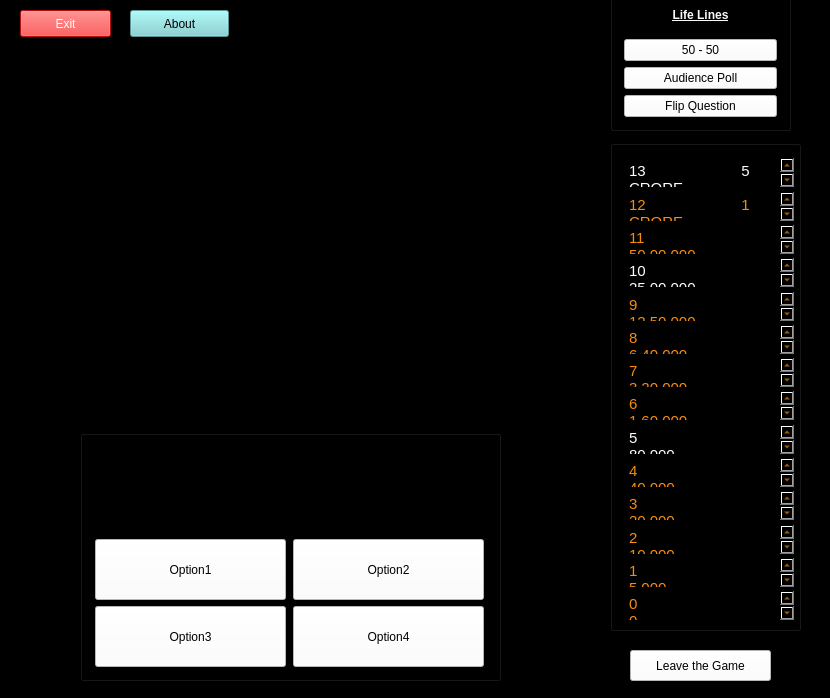
<?xml version="1.0" encoding="UTF-8"?>
<ui version="4.0">
 <class>kbc</class>
 <widget class="QMainWindow" name="kbc">
  <property name="geometry">
   <rect>
    <x>0</x>
    <y>0</y>
    <width>830</width>
    <height>698</height>
   </rect>
  </property>
  <property name="minimumSize">
   <size>
    <width>830</width>
    <height>698</height>
   </size>
  </property>
  <property name="maximumSize">
   <size>
    <width>830</width>
    <height>698</height>
   </size>
  </property>
  <property name="windowTitle">
   <string>KBC</string>
  </property>
  <property name="styleSheet">
   <string notr="true">background-color:black;</string>
  </property>
  <widget class="QWidget" name="centralWidget">
   <widget class="QGraphicsView" name="KBClogo">
    <property name="geometry">
     <rect>
      <x>90</x>
      <y>70</y>
      <width>391</width>
      <height>301</height>
     </rect>
    </property>
    <property name="styleSheet">
     <string notr="true">border-image:url(:/resource/resource/KBCSony.png) 100% 100% round;</string>
    </property>
   </widget>
   <widget class="QGroupBox" name="pointstablegroup">
    <property name="geometry">
     <rect>
      <x>610</x>
      <y>140</y>
      <width>191</width>
      <height>491</height>
     </rect>
    </property>
    <property name="minimumSize">
     <size>
      <width>191</width>
      <height>491</height>
     </size>
    </property>
    <property name="maximumSize">
     <size>
      <width>191</width>
      <height>491</height>
     </size>
    </property>
    <property name="styleSheet">
     <string notr="true">color:#f78d10;
background-color:#000000;
border-image:url(:/resource/resource/box.png);</string>
    </property>
    <layout class="QVBoxLayout" name="verticalLayout">
     <item>
      <widget class="QTextBrowser" name="tb13">
       <property name="minimumSize">
        <size>
         <width>171</width>
         <height>31</height>
        </size>
       </property>
       <property name="maximumSize">
        <size>
         <width>171</width>
         <height>31</height>
        </size>
       </property>
       <property name="html">
        <string>&lt;!DOCTYPE HTML PUBLIC &quot;-//W3C//DTD HTML 4.0//EN&quot; &quot;http://www.w3.org/TR/REC-html40/strict.dtd&quot;&gt;
&lt;html&gt;&lt;head&gt;&lt;meta name=&quot;qrichtext&quot; content=&quot;1&quot; /&gt;&lt;style type=&quot;text/css&quot;&gt;
p, li { white-space: pre-wrap; }
&lt;/style&gt;&lt;/head&gt;&lt;body style=&quot; font-family:'MS Shell Dlg 2'; font-size:8.25pt; font-weight:400; font-style:normal;&quot;&gt;
&lt;p style=&quot; margin-top:0px; margin-bottom:0px; margin-left:0px; margin-right:0px; -qt-block-indent:0; text-indent:0px;&quot;&gt;&lt;span style=&quot; font-family:'Ubuntu'; font-size:11pt; color:#ffffff;&quot;&gt;13                       5 CRORE&lt;/span&gt;&lt;/p&gt;&lt;/body&gt;&lt;/html&gt;</string>
       </property>
      </widget>
     </item>
     <item>
      <widget class="QTextBrowser" name="tb12">
       <property name="minimumSize">
        <size>
         <width>171</width>
         <height>31</height>
        </size>
       </property>
       <property name="maximumSize">
        <size>
         <width>171</width>
         <height>31</height>
        </size>
       </property>
       <property name="html">
        <string>&lt;!DOCTYPE HTML PUBLIC &quot;-//W3C//DTD HTML 4.0//EN&quot; &quot;http://www.w3.org/TR/REC-html40/strict.dtd&quot;&gt;
&lt;html&gt;&lt;head&gt;&lt;meta name=&quot;qrichtext&quot; content=&quot;1&quot; /&gt;&lt;style type=&quot;text/css&quot;&gt;
p, li { white-space: pre-wrap; }
&lt;/style&gt;&lt;/head&gt;&lt;body style=&quot; font-family:'MS Shell Dlg 2'; font-size:8.25pt; font-weight:400; font-style:normal;&quot;&gt;
&lt;p style=&quot; margin-top:0px; margin-bottom:0px; margin-left:0px; margin-right:0px; -qt-block-indent:0; text-indent:0px;&quot;&gt;&lt;span style=&quot; font-family:'Ubuntu'; font-size:11pt;&quot;&gt;12                       1 CRORE&lt;/span&gt;&lt;/p&gt;&lt;/body&gt;&lt;/html&gt;</string>
       </property>
      </widget>
     </item>
     <item>
      <widget class="QTextBrowser" name="tb11">
       <property name="minimumSize">
        <size>
         <width>171</width>
         <height>31</height>
        </size>
       </property>
       <property name="maximumSize">
        <size>
         <width>171</width>
         <height>31</height>
        </size>
       </property>
       <property name="html">
        <string>&lt;!DOCTYPE HTML PUBLIC &quot;-//W3C//DTD HTML 4.0//EN&quot; &quot;http://www.w3.org/TR/REC-html40/strict.dtd&quot;&gt;
&lt;html&gt;&lt;head&gt;&lt;meta name=&quot;qrichtext&quot; content=&quot;1&quot; /&gt;&lt;style type=&quot;text/css&quot;&gt;
p, li { white-space: pre-wrap; }
&lt;/style&gt;&lt;/head&gt;&lt;body style=&quot; font-family:'MS Shell Dlg 2'; font-size:8.25pt; font-weight:400; font-style:normal;&quot;&gt;
&lt;p style=&quot; margin-top:0px; margin-bottom:0px; margin-left:0px; margin-right:0px; -qt-block-indent:0; text-indent:0px;&quot;&gt;&lt;span style=&quot; font-family:'Ubuntu'; font-size:11pt;&quot;&gt;11                     50,00,000&lt;/span&gt;&lt;/p&gt;&lt;/body&gt;&lt;/html&gt;</string>
       </property>
      </widget>
     </item>
     <item>
      <widget class="QTextBrowser" name="tb10">
       <property name="minimumSize">
        <size>
         <width>171</width>
         <height>31</height>
        </size>
       </property>
       <property name="maximumSize">
        <size>
         <width>171</width>
         <height>31</height>
        </size>
       </property>
       <property name="html">
        <string>&lt;!DOCTYPE HTML PUBLIC &quot;-//W3C//DTD HTML 4.0//EN&quot; &quot;http://www.w3.org/TR/REC-html40/strict.dtd&quot;&gt;
&lt;html&gt;&lt;head&gt;&lt;meta name=&quot;qrichtext&quot; content=&quot;1&quot; /&gt;&lt;style type=&quot;text/css&quot;&gt;
p, li { white-space: pre-wrap; }
&lt;/style&gt;&lt;/head&gt;&lt;body style=&quot; font-family:'MS Shell Dlg 2'; font-size:8.25pt; font-weight:400; font-style:normal;&quot;&gt;
&lt;p style=&quot; margin-top:0px; margin-bottom:0px; margin-left:0px; margin-right:0px; -qt-block-indent:0; text-indent:0px;&quot;&gt;&lt;span style=&quot; font-family:'Ubuntu'; font-size:11pt; color:#ffffff;&quot;&gt;10                     25,00,000&lt;/span&gt;&lt;/p&gt;&lt;/body&gt;&lt;/html&gt;</string>
       </property>
      </widget>
     </item>
     <item>
      <widget class="QTextBrowser" name="tb9">
       <property name="minimumSize">
        <size>
         <width>171</width>
         <height>31</height>
        </size>
       </property>
       <property name="maximumSize">
        <size>
         <width>171</width>
         <height>31</height>
        </size>
       </property>
       <property name="html">
        <string>&lt;!DOCTYPE HTML PUBLIC &quot;-//W3C//DTD HTML 4.0//EN&quot; &quot;http://www.w3.org/TR/REC-html40/strict.dtd&quot;&gt;
&lt;html&gt;&lt;head&gt;&lt;meta name=&quot;qrichtext&quot; content=&quot;1&quot; /&gt;&lt;style type=&quot;text/css&quot;&gt;
p, li { white-space: pre-wrap; }
&lt;/style&gt;&lt;/head&gt;&lt;body style=&quot; font-family:'MS Shell Dlg 2'; font-size:8.25pt; font-weight:400; font-style:normal;&quot;&gt;
&lt;p style=&quot; margin-top:0px; margin-bottom:0px; margin-left:0px; margin-right:0px; -qt-block-indent:0; text-indent:0px;&quot;&gt;&lt;span style=&quot; font-family:'Ubuntu'; font-size:11pt;&quot;&gt;9                        12,50,000&lt;/span&gt;&lt;/p&gt;&lt;/body&gt;&lt;/html&gt;</string>
       </property>
      </widget>
     </item>
     <item>
      <widget class="QTextBrowser" name="tb8">
       <property name="minimumSize">
        <size>
         <width>171</width>
         <height>31</height>
        </size>
       </property>
       <property name="maximumSize">
        <size>
         <width>171</width>
         <height>31</height>
        </size>
       </property>
       <property name="html">
        <string>&lt;!DOCTYPE HTML PUBLIC &quot;-//W3C//DTD HTML 4.0//EN&quot; &quot;http://www.w3.org/TR/REC-html40/strict.dtd&quot;&gt;
&lt;html&gt;&lt;head&gt;&lt;meta name=&quot;qrichtext&quot; content=&quot;1&quot; /&gt;&lt;style type=&quot;text/css&quot;&gt;
p, li { white-space: pre-wrap; }
&lt;/style&gt;&lt;/head&gt;&lt;body style=&quot; font-family:'MS Shell Dlg 2'; font-size:8.25pt; font-weight:400; font-style:normal;&quot;&gt;
&lt;p style=&quot; margin-top:0px; margin-bottom:0px; margin-left:0px; margin-right:0px; -qt-block-indent:0; text-indent:0px;&quot;&gt;&lt;span style=&quot; font-family:'Ubuntu'; font-size:11pt;&quot;&gt;8                          6,40,000&lt;/span&gt;&lt;/p&gt;&lt;/body&gt;&lt;/html&gt;</string>
       </property>
      </widget>
     </item>
     <item>
      <widget class="QTextBrowser" name="tb7">
       <property name="minimumSize">
        <size>
         <width>171</width>
         <height>31</height>
        </size>
       </property>
       <property name="maximumSize">
        <size>
         <width>171</width>
         <height>31</height>
        </size>
       </property>
       <property name="html">
        <string>&lt;!DOCTYPE HTML PUBLIC &quot;-//W3C//DTD HTML 4.0//EN&quot; &quot;http://www.w3.org/TR/REC-html40/strict.dtd&quot;&gt;
&lt;html&gt;&lt;head&gt;&lt;meta name=&quot;qrichtext&quot; content=&quot;1&quot; /&gt;&lt;style type=&quot;text/css&quot;&gt;
p, li { white-space: pre-wrap; }
&lt;/style&gt;&lt;/head&gt;&lt;body style=&quot; font-family:'MS Shell Dlg 2'; font-size:8.25pt; font-weight:400; font-style:normal;&quot;&gt;
&lt;p style=&quot; margin-top:0px; margin-bottom:0px; margin-left:0px; margin-right:0px; -qt-block-indent:0; text-indent:0px;&quot;&gt;&lt;span style=&quot; font-family:'Ubuntu'; font-size:11pt;&quot;&gt;7                          3,20,000&lt;/span&gt;&lt;/p&gt;&lt;/body&gt;&lt;/html&gt;</string>
       </property>
      </widget>
     </item>
     <item>
      <widget class="QTextBrowser" name="tb6">
       <property name="minimumSize">
        <size>
         <width>171</width>
         <height>31</height>
        </size>
       </property>
       <property name="maximumSize">
        <size>
         <width>171</width>
         <height>31</height>
        </size>
       </property>
       <property name="html">
        <string>&lt;!DOCTYPE HTML PUBLIC &quot;-//W3C//DTD HTML 4.0//EN&quot; &quot;http://www.w3.org/TR/REC-html40/strict.dtd&quot;&gt;
&lt;html&gt;&lt;head&gt;&lt;meta name=&quot;qrichtext&quot; content=&quot;1&quot; /&gt;&lt;style type=&quot;text/css&quot;&gt;
p, li { white-space: pre-wrap; }
&lt;/style&gt;&lt;/head&gt;&lt;body style=&quot; font-family:'MS Shell Dlg 2'; font-size:8.25pt; font-weight:400; font-style:normal;&quot;&gt;
&lt;p style=&quot; margin-top:0px; margin-bottom:0px; margin-left:0px; margin-right:0px; -qt-block-indent:0; text-indent:0px;&quot;&gt;&lt;span style=&quot; font-family:'Ubuntu'; font-size:11pt;&quot;&gt;6                          1,60,000&lt;/span&gt;&lt;/p&gt;&lt;/body&gt;&lt;/html&gt;</string>
       </property>
      </widget>
     </item>
     <item>
      <widget class="QTextBrowser" name="tb5">
       <property name="minimumSize">
        <size>
         <width>171</width>
         <height>31</height>
        </size>
       </property>
       <property name="maximumSize">
        <size>
         <width>171</width>
         <height>31</height>
        </size>
       </property>
       <property name="html">
        <string>&lt;!DOCTYPE HTML PUBLIC &quot;-//W3C//DTD HTML 4.0//EN&quot; &quot;http://www.w3.org/TR/REC-html40/strict.dtd&quot;&gt;
&lt;html&gt;&lt;head&gt;&lt;meta name=&quot;qrichtext&quot; content=&quot;1&quot; /&gt;&lt;style type=&quot;text/css&quot;&gt;
p, li { white-space: pre-wrap; }
&lt;/style&gt;&lt;/head&gt;&lt;body style=&quot; font-family:'MS Shell Dlg 2'; font-size:8.25pt; font-weight:400; font-style:normal;&quot;&gt;
&lt;p style=&quot; margin-top:0px; margin-bottom:0px; margin-left:0px; margin-right:0px; -qt-block-indent:0; text-indent:0px;&quot;&gt;&lt;span style=&quot; font-family:'Ubuntu'; font-size:11pt; color:#ffffff;&quot;&gt;5                             80,000&lt;/span&gt;&lt;/p&gt;&lt;/body&gt;&lt;/html&gt;</string>
       </property>
      </widget>
     </item>
     <item>
      <widget class="QTextBrowser" name="tb4">
       <property name="minimumSize">
        <size>
         <width>171</width>
         <height>31</height>
        </size>
       </property>
       <property name="maximumSize">
        <size>
         <width>171</width>
         <height>31</height>
        </size>
       </property>
       <property name="html">
        <string>&lt;!DOCTYPE HTML PUBLIC &quot;-//W3C//DTD HTML 4.0//EN&quot; &quot;http://www.w3.org/TR/REC-html40/strict.dtd&quot;&gt;
&lt;html&gt;&lt;head&gt;&lt;meta name=&quot;qrichtext&quot; content=&quot;1&quot; /&gt;&lt;style type=&quot;text/css&quot;&gt;
p, li { white-space: pre-wrap; }
&lt;/style&gt;&lt;/head&gt;&lt;body style=&quot; font-family:'MS Shell Dlg 2'; font-size:8.25pt; font-weight:400; font-style:normal;&quot;&gt;
&lt;p style=&quot; margin-top:0px; margin-bottom:0px; margin-left:0px; margin-right:0px; -qt-block-indent:0; text-indent:0px;&quot;&gt;&lt;span style=&quot; font-family:'Ubuntu'; font-size:11pt;&quot;&gt;4                             40,000&lt;/span&gt;&lt;/p&gt;&lt;/body&gt;&lt;/html&gt;</string>
       </property>
      </widget>
     </item>
     <item>
      <widget class="QTextBrowser" name="tb3">
       <property name="minimumSize">
        <size>
         <width>171</width>
         <height>31</height>
        </size>
       </property>
       <property name="maximumSize">
        <size>
         <width>171</width>
         <height>31</height>
        </size>
       </property>
       <property name="html">
        <string>&lt;!DOCTYPE HTML PUBLIC &quot;-//W3C//DTD HTML 4.0//EN&quot; &quot;http://www.w3.org/TR/REC-html40/strict.dtd&quot;&gt;
&lt;html&gt;&lt;head&gt;&lt;meta name=&quot;qrichtext&quot; content=&quot;1&quot; /&gt;&lt;style type=&quot;text/css&quot;&gt;
p, li { white-space: pre-wrap; }
&lt;/style&gt;&lt;/head&gt;&lt;body style=&quot; font-family:'MS Shell Dlg 2'; font-size:8.25pt; font-weight:400; font-style:normal;&quot;&gt;
&lt;p style=&quot; margin-top:0px; margin-bottom:0px; margin-left:0px; margin-right:0px; -qt-block-indent:0; text-indent:0px;&quot;&gt;&lt;span style=&quot; font-family:'Ubuntu'; font-size:11pt;&quot;&gt;3                             20,000&lt;/span&gt;&lt;/p&gt;&lt;/body&gt;&lt;/html&gt;</string>
       </property>
      </widget>
     </item>
     <item>
      <widget class="QTextBrowser" name="tb2">
       <property name="minimumSize">
        <size>
         <width>171</width>
         <height>31</height>
        </size>
       </property>
       <property name="maximumSize">
        <size>
         <width>171</width>
         <height>31</height>
        </size>
       </property>
       <property name="styleSheet">
        <string notr="true">border-color:#ffffff</string>
       </property>
       <property name="html">
        <string>&lt;!DOCTYPE HTML PUBLIC &quot;-//W3C//DTD HTML 4.0//EN&quot; &quot;http://www.w3.org/TR/REC-html40/strict.dtd&quot;&gt;
&lt;html&gt;&lt;head&gt;&lt;meta name=&quot;qrichtext&quot; content=&quot;1&quot; /&gt;&lt;style type=&quot;text/css&quot;&gt;
p, li { white-space: pre-wrap; }
&lt;/style&gt;&lt;/head&gt;&lt;body style=&quot; font-family:'MS Shell Dlg 2'; font-size:8.25pt; font-weight:400; font-style:normal;&quot;&gt;
&lt;p style=&quot; margin-top:0px; margin-bottom:0px; margin-left:0px; margin-right:0px; -qt-block-indent:0; text-indent:0px;&quot;&gt;&lt;span style=&quot; font-family:'Ubuntu'; font-size:11pt;&quot;&gt;2                             10,000&lt;/span&gt;&lt;/p&gt;&lt;/body&gt;&lt;/html&gt;</string>
       </property>
      </widget>
     </item>
     <item>
      <widget class="QTextBrowser" name="tb1">
       <property name="minimumSize">
        <size>
         <width>171</width>
         <height>31</height>
        </size>
       </property>
       <property name="maximumSize">
        <size>
         <width>171</width>
         <height>31</height>
        </size>
       </property>
       <property name="styleSheet">
        <string notr="true"/>
       </property>
       <property name="html">
        <string>&lt;!DOCTYPE HTML PUBLIC &quot;-//W3C//DTD HTML 4.0//EN&quot; &quot;http://www.w3.org/TR/REC-html40/strict.dtd&quot;&gt;
&lt;html&gt;&lt;head&gt;&lt;meta name=&quot;qrichtext&quot; content=&quot;1&quot; /&gt;&lt;style type=&quot;text/css&quot;&gt;
p, li { white-space: pre-wrap; }
&lt;/style&gt;&lt;/head&gt;&lt;body style=&quot; font-family:'MS Shell Dlg 2'; font-size:8.25pt; font-weight:400; font-style:normal;&quot;&gt;
&lt;p style=&quot; margin-top:0px; margin-bottom:0px; margin-left:0px; margin-right:0px; -qt-block-indent:0; text-indent:0px;&quot;&gt;&lt;span style=&quot; font-family:'Ubuntu'; font-size:11pt;&quot;&gt;1                               5,000&lt;/span&gt;&lt;/p&gt;&lt;/body&gt;&lt;/html&gt;</string>
       </property>
      </widget>
     </item>
     <item>
      <widget class="QTextBrowser" name="tb0">
       <property name="minimumSize">
        <size>
         <width>171</width>
         <height>31</height>
        </size>
       </property>
       <property name="maximumSize">
        <size>
         <width>171</width>
         <height>31</height>
        </size>
       </property>
       <property name="styleSheet">
        <string notr="true"/>
       </property>
       <property name="html">
        <string>&lt;!DOCTYPE HTML PUBLIC &quot;-//W3C//DTD HTML 4.0//EN&quot; &quot;http://www.w3.org/TR/REC-html40/strict.dtd&quot;&gt;
&lt;html&gt;&lt;head&gt;&lt;meta name=&quot;qrichtext&quot; content=&quot;1&quot; /&gt;&lt;style type=&quot;text/css&quot;&gt;
p, li { white-space: pre-wrap; }
&lt;/style&gt;&lt;/head&gt;&lt;body style=&quot; font-family:'MS Shell Dlg 2'; font-size:8.25pt; font-weight:400; font-style:normal;&quot;&gt;
&lt;p style=&quot; margin-top:0px; margin-bottom:0px; margin-left:0px; margin-right:0px; -qt-block-indent:0; text-indent:0px;&quot;&gt;&lt;span style=&quot; font-family:'Ubuntu'; font-size:11pt;&quot;&gt;0                                       0&lt;/span&gt;&lt;/p&gt;&lt;/body&gt;&lt;/html&gt;</string>
       </property>
      </widget>
     </item>
    </layout>
   </widget>
   <widget class="QPushButton" name="quitthegame">
    <property name="geometry">
     <rect>
      <x>630</x>
      <y>650</y>
      <width>141</width>
      <height>31</height>
     </rect>
    </property>
    <property name="styleSheet">
     <string notr="true">color:rgb(0, 0, 0);
background-color:rgb(255, 255, 255)</string>
    </property>
    <property name="text">
     <string>Leave the Game</string>
    </property>
   </widget>
   <widget class="QGraphicsView" name="separator">
    <property name="geometry">
     <rect>
      <x>570</x>
      <y>0</y>
      <width>16</width>
      <height>721</height>
     </rect>
    </property>
    <property name="styleSheet">
     <string notr="true">border-image:url(:/resource/resource/separator.png);</string>
    </property>
   </widget>
   <widget class="QGroupBox" name="QuestionGroup">
    <property name="geometry">
     <rect>
      <x>80</x>
      <y>430</y>
      <width>421</width>
      <height>251</height>
     </rect>
    </property>
    <property name="styleSheet">
     <string notr="true">background-color:black;</string>
    </property>
    <layout class="QGridLayout" name="gridLayout">
     <item row="1" column="1">
      <widget class="QPushButton" name="option2">
       <property name="minimumSize">
        <size>
         <width>191</width>
         <height>61</height>
        </size>
       </property>
       <property name="maximumSize">
        <size>
         <width>191</width>
         <height>61</height>
        </size>
       </property>
       <property name="styleSheet">
        <string notr="true">background-color:white;</string>
       </property>
       <property name="text">
        <string>Option2</string>
       </property>
      </widget>
     </item>
     <item row="2" column="1">
      <widget class="QPushButton" name="option4">
       <property name="minimumSize">
        <size>
         <width>191</width>
         <height>61</height>
        </size>
       </property>
       <property name="maximumSize">
        <size>
         <width>191</width>
         <height>61</height>
        </size>
       </property>
       <property name="styleSheet">
        <string notr="true">background-color:white;</string>
       </property>
       <property name="text">
        <string>Option4</string>
       </property>
      </widget>
     </item>
     <item row="2" column="0">
      <widget class="QPushButton" name="option3">
       <property name="minimumSize">
        <size>
         <width>191</width>
         <height>61</height>
        </size>
       </property>
       <property name="maximumSize">
        <size>
         <width>191</width>
         <height>61</height>
        </size>
       </property>
       <property name="styleSheet">
        <string notr="true">background-color:white;</string>
       </property>
       <property name="text">
        <string>Option3</string>
       </property>
      </widget>
     </item>
     <item row="1" column="0">
      <widget class="QPushButton" name="option1">
       <property name="minimumSize">
        <size>
         <width>191</width>
         <height>61</height>
        </size>
       </property>
       <property name="maximumSize">
        <size>
         <width>191</width>
         <height>61</height>
        </size>
       </property>
       <property name="styleSheet">
        <string notr="true">background-color:white;</string>
       </property>
       <property name="text">
        <string>Option1</string>
       </property>
      </widget>
     </item>
     <item row="0" column="0" colspan="2">
      <widget class="QTextBrowser" name="QuestionBox">
       <property name="styleSheet">
        <string notr="true">
color:white;</string>
       </property>
       <property name="html">
        <string>&lt;!DOCTYPE HTML PUBLIC &quot;-//W3C//DTD HTML 4.0//EN&quot; &quot;http://www.w3.org/TR/REC-html40/strict.dtd&quot;&gt;
&lt;html&gt;&lt;head&gt;&lt;meta name=&quot;qrichtext&quot; content=&quot;1&quot; /&gt;&lt;style type=&quot;text/css&quot;&gt;
p, li { white-space: pre-wrap; }
&lt;/style&gt;&lt;/head&gt;&lt;body style=&quot; font-family:'MS Shell Dlg 2'; font-size:8.25pt; font-weight:400; font-style:normal;&quot;&gt;
&lt;p align=&quot;center&quot; style=&quot;-qt-paragraph-type:empty; margin-top:0px; margin-bottom:0px; margin-left:0px; margin-right:0px; -qt-block-indent:0; text-indent:0px; font-family:'Ubuntu'; font-size:11pt;&quot;&gt;&lt;br /&gt;&lt;/p&gt;&lt;/body&gt;&lt;/html&gt;</string>
       </property>
      </widget>
     </item>
    </layout>
   </widget>
   <widget class="QGroupBox" name="lifelinesLayout">
    <property name="geometry">
     <rect>
      <x>610</x>
      <y>-20</y>
      <width>181</width>
      <height>151</height>
     </rect>
    </property>
    <layout class="QVBoxLayout" name="verticalLayout_2">
     <item>
      <widget class="QLabel" name="lifelineslabel">
       <property name="text">
        <string>&lt;html&gt;&lt;head/&gt;&lt;body&gt;&lt;p align=&quot;center&quot;&gt;&lt;span style=&quot; font-weight:600; text-decoration: underline; color:#fafafa;&quot;&gt;Life Lines&lt;/span&gt;&lt;/p&gt;&lt;/body&gt;&lt;/html&gt;</string>
       </property>
      </widget>
     </item>
     <item>
      <widget class="QPushButton" name="ll_fiftyfifty">
       <property name="styleSheet">
        <string notr="true">background-color:white</string>
       </property>
       <property name="text">
        <string>50 - 50</string>
       </property>
      </widget>
     </item>
     <item>
      <widget class="QPushButton" name="ll_audiencepoll">
       <property name="styleSheet">
        <string notr="true">background-color:white</string>
       </property>
       <property name="text">
        <string>Audience Poll</string>
       </property>
      </widget>
     </item>
     <item>
      <widget class="QPushButton" name="ll_flip_question">
       <property name="styleSheet">
        <string notr="true">background-color:white</string>
       </property>
       <property name="text">
        <string>Flip Question</string>
       </property>
      </widget>
     </item>
    </layout>
   </widget>
   <widget class="QPushButton" name="Exit">
    <property name="geometry">
     <rect>
      <x>20</x>
      <y>10</y>
      <width>91</width>
      <height>27</height>
     </rect>
    </property>
    <property name="styleSheet">
     <string notr="true">color:white;
background-color:rgb(255, 17, 17);</string>
    </property>
    <property name="text">
     <string>Exit</string>
    </property>
   </widget>
   <widget class="QPushButton" name="gamebeginbutton">
    <property name="geometry">
     <rect>
      <x>200</x>
      <y>450</y>
      <width>171</width>
      <height>51</height>
     </rect>
    </property>
    <property name="styleSheet">
     <string notr="true">
color:black;
background-color:rgb(235, 235, 235);</string>
    </property>
    <property name="text">
     <string>Let the Game Begin</string>
    </property>
   </widget>
   <widget class="QLabel" name="credit_4">
    <property name="geometry">
     <rect>
      <x>170</x>
      <y>690</y>
      <width>176</width>
      <height>29</height>
     </rect>
    </property>
    <property name="text">
     <string>Prasanna - 1RV11CS082</string>
    </property>
   </widget>
   <widget class="QPushButton" name="pushButton">
    <property name="geometry">
     <rect>
      <x>130</x>
      <y>10</y>
      <width>99</width>
      <height>27</height>
     </rect>
    </property>
    <property name="styleSheet">
     <string notr="true">color:black;
background-color:rgb(125, 209, 209)</string>
    </property>
    <property name="text">
     <string>About</string>
    </property>
   </widget>
   <widget class="QFrame" name="credits">
    <property name="geometry">
     <rect>
      <x>180</x>
      <y>530</y>
      <width>201</width>
      <height>131</height>
     </rect>
    </property>
    <property name="styleSheet">
     <string notr="true">color:white;</string>
    </property>
    <layout class="QVBoxLayout" name="verticalLayout_3">
     <item>
      <widget class="QLabel" name="credit">
       <property name="text">
        <string>&lt;html&gt;&lt;head/&gt;&lt;body&gt;&lt;p align=&quot;center&quot;&gt;&lt;span style=&quot; text-decoration: underline; color:#a3a3a3;&quot;&gt;Developers&lt;/span&gt;&lt;/p&gt;&lt;/body&gt;&lt;/html&gt;</string>
       </property>
      </widget>
     </item>
     <item>
      <widget class="QLabel" name="credit_8">
       <property name="text">
        <string>&lt;html&gt;&lt;head/&gt;&lt;body&gt;&lt;p align=&quot;center&quot;&gt;R.ATUL - atulanand94@gmail.com&lt;/p&gt;&lt;/body&gt;&lt;/html&gt;</string>
       </property>
      </widget>
     </item>
    </layout>
   </widget>
   <zorder>credits</zorder>
   <zorder>gamebeginbutton</zorder>
   <zorder>lifelinesLayout</zorder>
   <zorder>KBClogo</zorder>
   <zorder>pointstablegroup</zorder>
   <zorder>quitthegame</zorder>
   <zorder>separator</zorder>
   <zorder>Exit</zorder>
   <zorder>credit_4</zorder>
   <zorder>pushButton</zorder>
   <zorder>QuestionGroup</zorder>
  </widget>
 </widget>
 <layoutdefault spacing="6" margin="11"/>
 <resources/>
 <connections/>
</ui>
